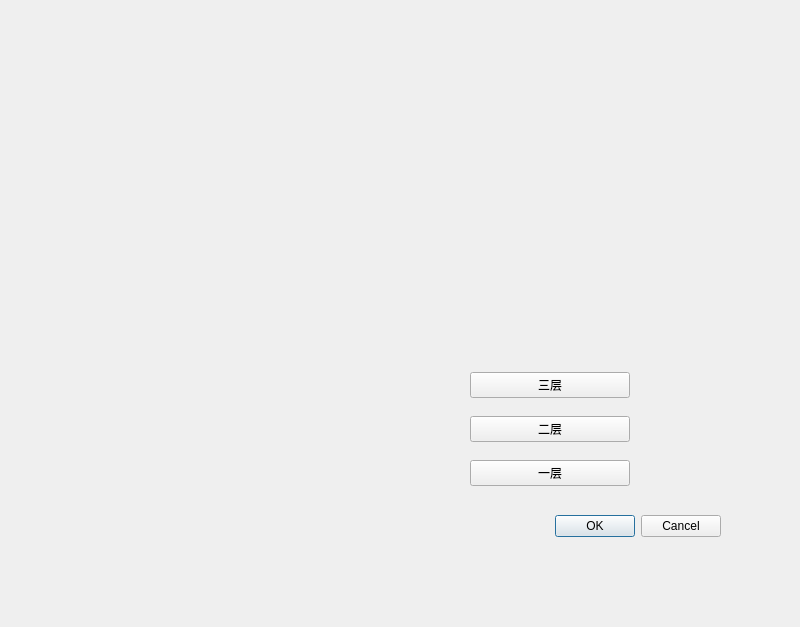
<?xml version="1.0" encoding="UTF-8"?>
<ui version="4.0">
 <class>DialogLibBen</class>
 <widget class="QDialog" name="DialogLibBen">
  <property name="geometry">
   <rect>
    <x>0</x>
    <y>0</y>
    <width>800</width>
    <height>627</height>
   </rect>
  </property>
  <property name="windowTitle">
   <string>Dialog</string>
  </property>
  <widget class="QLabel" name="label">
   <property name="geometry">
    <rect>
     <x>463</x>
     <y>30</y>
     <width>291</width>
     <height>221</height>
    </rect>
   </property>
   <property name="text">
    <string/>
   </property>
  </widget>
  <widget class="QWidget" name="verticalLayoutWidget_2">
   <property name="geometry">
    <rect>
     <x>39</x>
     <y>65</y>
     <width>281</width>
     <height>211</height>
    </rect>
   </property>
   <layout class="QVBoxLayout" name="verticalLayout_2">
    <item>
     <widget class="QLabel" name="label4">
      <property name="text">
       <string/>
      </property>
     </widget>
    </item>
    <item>
     <widget class="QLabel" name="label5">
      <property name="text">
       <string/>
      </property>
     </widget>
    </item>
    <item>
     <widget class="QLabel" name="label6">
      <property name="text">
       <string/>
      </property>
     </widget>
    </item>
    <item>
     <widget class="QLabel" name="label7">
      <property name="text">
       <string/>
      </property>
     </widget>
    </item>
    <item>
     <widget class="QLabel" name="label8">
      <property name="text">
       <string/>
      </property>
     </widget>
    </item>
   </layout>
  </widget>
  <widget class="QWidget" name="verticalLayoutWidget">
   <property name="geometry">
    <rect>
     <x>470</x>
     <y>360</y>
     <width>160</width>
     <height>141</height>
    </rect>
   </property>
   <layout class="QVBoxLayout" name="verticalLayout">
    <item>
     <widget class="QPushButton" name="floor3Btn">
      <property name="text">
       <string>三层</string>
      </property>
     </widget>
    </item>
    <item>
     <widget class="QPushButton" name="floor2Btn">
      <property name="text">
       <string>二层</string>
      </property>
     </widget>
    </item>
    <item>
     <widget class="QPushButton" name="floor1Btn">
      <property name="text">
       <string>一层</string>
      </property>
     </widget>
    </item>
   </layout>
  </widget>
  <widget class="QDialogButtonBox" name="buttonBox">
   <property name="geometry">
    <rect>
     <x>380</x>
     <y>510</y>
     <width>341</width>
     <height>32</height>
    </rect>
   </property>
   <property name="orientation">
    <enum>Qt::Horizontal</enum>
   </property>
   <property name="standardButtons">
    <set>QDialogButtonBox::Cancel|QDialogButtonBox::Ok</set>
   </property>
  </widget>
  <widget class="QLabel" name="label3">
   <property name="geometry">
    <rect>
     <x>-10</x>
     <y>10</y>
     <width>421</width>
     <height>321</height>
    </rect>
   </property>
   <property name="text">
    <string/>
   </property>
  </widget>
 </widget>
 <resources/>
 <connections/>
</ui>
